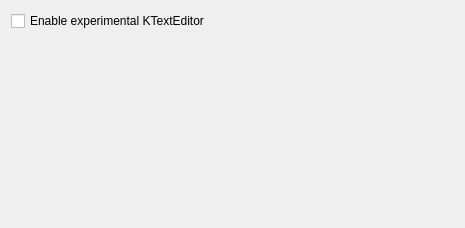
<?xml version="1.0" encoding="UTF-8"?>
<ui version="4.0">
 <class>Gui::Dialog::DlgSettingsCustomEditor</class>
 <widget class="QWidget" name="Gui::Dialog::DlgSettingsCustomEditor">
  <property name="geometry">
   <rect>
    <x>0</x>
    <y>0</y>
    <width>465</width>
    <height>228</height>
   </rect>
  </property>
  <property name="windowTitle">
   <string>Custom Editor</string>
  </property>
  <layout class="QGridLayout" name="gridLayout">
   <item row="0" column="0">
    <widget class="Gui::PrefCheckBox" name="EnableKTextEditor">
     <property name="text">
      <string>Enable experimental KTextEditor</string>
     </property>
     <property name="prefEntry" stdset="0">
      <cstring>EnableKTextEditor</cstring>
     </property>
     <property name="prefPath" stdset="0">
      <cstring>CustomEditor</cstring>
     </property>
    </widget>
   </item>
   <item row="1" column="0">
    <spacer name="verticalSpacer">
     <property name="orientation">
      <enum>Qt::Vertical</enum>
     </property>
     <property name="sizeHint" stdset="0">
      <size>
       <width>20</width>
       <height>40</height>
      </size>
     </property>
    </spacer>
   </item>
  </layout>
 </widget>
 <customwidgets>
  <customwidget>
   <class>Gui::PrefCheckBox</class>
   <extends>QCheckBox</extends>
   <header>Gui/PrefWidgets.h</header>
  </customwidget>
 </customwidgets>
 <resources/>
 <connections/>
</ui>
